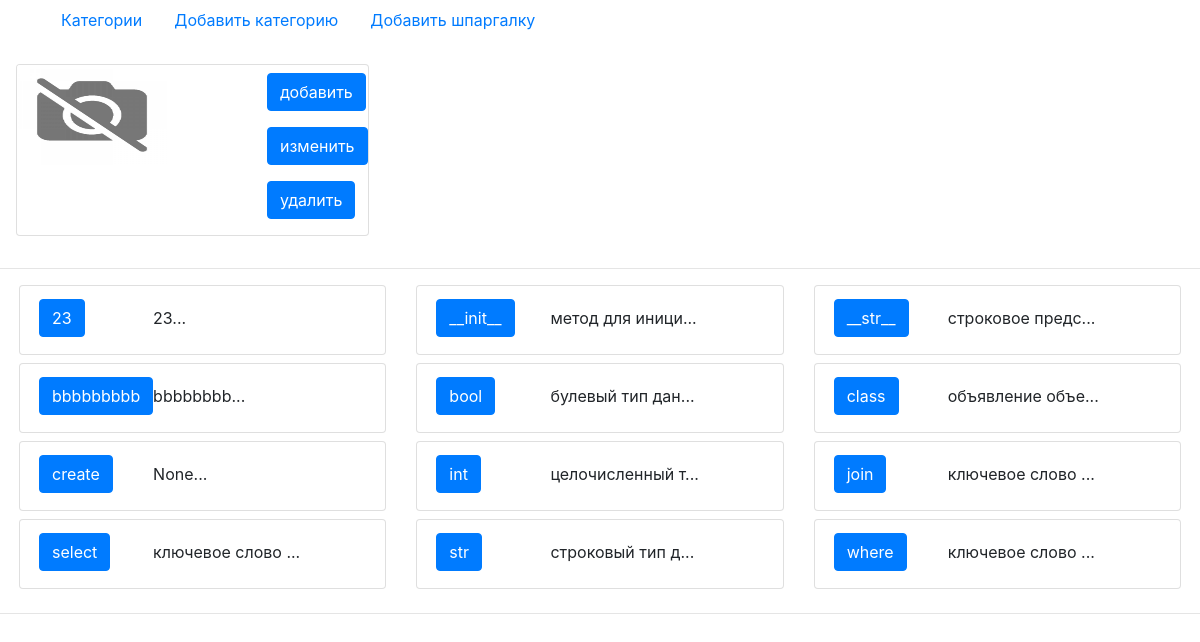
The app's page /crib/ with its own data.
### category/models.py (models this page shows, shortened)
class Crib(models.Model):
    name = models.CharField(max_length=200, unique=True, blank=False, null=False, verbose_name='название')
    description = models.CharField(max_length=2000, verbose_name='описание', **NULLABLE)
    category = models.ForeignKey(Category, on_delete=models.CASCADE, verbose_name='категория')
    class Meta:
        verbose_name = 'шпора'
        verbose_name_plural = 'шпоры'
        ordering = ('name',)

### category/views.py (the view)
# urls.py: path("crib/", views.CribListView.as_view(), name='crib-list'),
class CribListView(ListView):
    model = Crib

### category/templates/category/crib_list.html (shortened to what this page needs)
{% include 'category/base.html' %}
{% block content %}
    <div class="row mt-4 ml-3 mr-3">
        <div class="card mb-3">
            <div class="row">
                <div class="col">
                    {% if view.object.preview %}
                        <img class="card-img-top" style="height: 100px;width: 150px;"
                             src="/media/{{ view.object.preview }}" alt="логотип">
                    {% else %}
                        <img class="card-img-top" style="height: 100px;width: 150px;" src="/media/category/logogo.jpg"
                             alt="логотип">
                    {% endif %}
                </div>
                <div class="col">
                    <div class="card-body">
                    </div>
                </div>
                <div class="col mt-2">
                    <p><a href="{% url 'category:cat-crib-create' view.object.pk %}"
                          class="btn btn-primary">добавить</a></p>
                    <p><a href="{% url 'category:update' view.object.pk %}" class="btn btn-primary">изменить</a></p>
                    <p><a href="{% url 'category:delete' view.object.pk %}" class="btn btn-primary">удалить</a></p>
                </div>
            </div>
        </div>
    </div>
    <hr>
    <div class="row mt-1 ml-1 mr-1">
        {% if object_list %}
            {% for item in object_list %}
                <div class="col-4 mb-2">
                    <div class="card">
                        <div class="row g-0 ml-1 mb-1">
                            <div class="col-md-3 align-self-center">
                                <a href="{% url 'category:crib-detail' item.pk %}"
                                   class="btn btn-primary">{{ item.name }}</a>
                            </div>
                            <div class="col-md-9">
                                <div class="card-body">
                                    <p class="card-text">{{ item.description|slice:15 }}...</p>
                                </div>
                            </div>
                        </div>
                    </div>
                </div>
            {% endfor %}
        {% else %}
            <div class="card-body">
                <p class="card-text">не найдено ни одной шпаргалки данной категории</p>
            </div>
        {% endif %}
    </div>
    <hr>
{% endblock %}

### records on screen
Crib: name "23", description "23"
Crib: name "__init__", description "метод для иници"
Crib: name "__str__", description "строковое предс"
Crib: name "bbbbbbbbb", description "bbbbbbbb"
Crib: name "bool", description "булевый тип дан"
Crib: name "class", description "объявление объе"
Crib: name "create", description "None"
Crib: name "int", description "целочисленный т"
Crib: name "join", description "ключевое слово"
Crib: name "select", description "ключевое слово"
Crib: name "str", description "строковый тип д"
Crib: name "where", description "ключевое слово"
